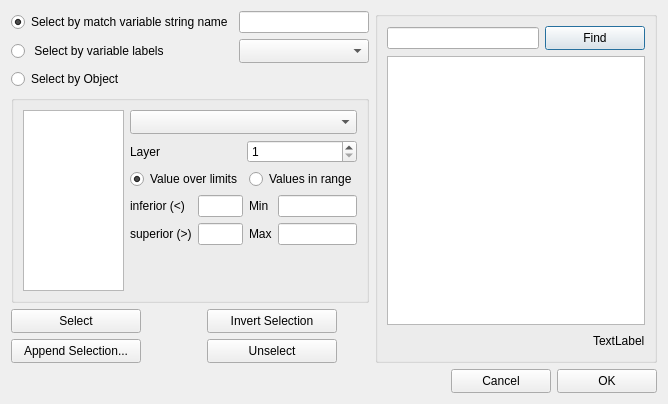
<?xml version="1.0" encoding="UTF-8"?>
<ui version="4.0">
 <class>VariableSelectorDialog</class>
 <widget class="QDialog" name="VariableSelectorDialog">
  <property name="geometry">
   <rect>
    <x>0</x>
    <y>0</y>
    <width>668</width>
    <height>404</height>
   </rect>
  </property>
  <property name="windowTitle">
   <string>Variable Selection...</string>
  </property>
  <layout class="QGridLayout" name="gridLayout_3">
   <item row="0" column="0" colspan="2">
    <widget class="QFrame" name="frame">
     <property name="frameShape">
      <enum>QFrame::NoFrame</enum>
     </property>
     <property name="frameShadow">
      <enum>QFrame::Raised</enum>
     </property>
     <layout class="QGridLayout" name="gridLayout_2">
      <property name="margin">
       <number>0</number>
      </property>
      <item row="0" column="0">
       <widget class="QRadioButton" name="selectbyregexpButton">
        <property name="text">
         <string>Select by match variable string name</string>
        </property>
        <property name="checked">
         <bool>true</bool>
        </property>
       </widget>
      </item>
      <item row="0" column="1">
       <widget class="QLineEdit" name="regexp"/>
      </item>
      <item row="1" column="0">
       <widget class="QRadioButton" name="selectbyvarlabelButton">
        <property name="text">
         <string> Select by variable labels</string>
        </property>
        <property name="checked">
         <bool>false</bool>
        </property>
       </widget>
      </item>
      <item row="1" column="1">
       <widget class="QComboBox" name="varlabelslst">
        <property name="sizePolicy">
         <sizepolicy hsizetype="Expanding" vsizetype="Fixed">
          <horstretch>0</horstretch>
          <verstretch>0</verstretch>
         </sizepolicy>
        </property>
        <property name="minimumSize">
         <size>
          <width>130</width>
          <height>24</height>
         </size>
        </property>
        <property name="maximumSize">
         <size>
          <width>16777215</width>
          <height>16777215</height>
         </size>
        </property>
        <property name="editable">
         <bool>false</bool>
        </property>
       </widget>
      </item>
      <item row="2" column="0">
       <widget class="QRadioButton" name="selectbyObj">
        <property name="text">
         <string>Select by Object </string>
        </property>
       </widget>
      </item>
     </layout>
    </widget>
   </item>
   <item row="0" column="2" rowspan="4">
    <widget class="QGroupBox" name="groupBox_2">
     <property name="minimumSize">
      <size>
       <width>234</width>
       <height>0</height>
      </size>
     </property>
     <property name="title">
      <string/>
     </property>
     <layout class="QGridLayout" name="gridLayout_9">
      <item row="2" column="2">
       <widget class="QLabel" name="selectedlabel">
        <property name="text">
         <string>TextLabel</string>
        </property>
       </widget>
      </item>
      <item row="0" column="1" colspan="2">
       <widget class="QPushButton" name="findButton">
        <property name="minimumSize">
         <size>
          <width>100</width>
          <height>24</height>
         </size>
        </property>
        <property name="maximumSize">
         <size>
          <width>100</width>
          <height>24</height>
         </size>
        </property>
        <property name="text">
         <string>Find</string>
        </property>
       </widget>
      </item>
      <item row="2" column="0" colspan="2">
       <spacer name="horizontalSpacer">
        <property name="orientation">
         <enum>Qt::Horizontal</enum>
        </property>
        <property name="sizeHint" stdset="0">
         <size>
          <width>128</width>
          <height>20</height>
         </size>
        </property>
       </spacer>
      </item>
      <item row="1" column="0" colspan="3">
       <widget class="QListView" name="varnamelistView">
        <property name="editTriggers">
         <set>QAbstractItemView::NoEditTriggers</set>
        </property>
        <property name="selectionMode">
         <enum>QAbstractItemView::MultiSelection</enum>
        </property>
       </widget>
      </item>
      <item row="0" column="0">
       <widget class="QLineEdit" name="searchline"/>
      </item>
     </layout>
    </widget>
   </item>
   <item row="1" column="0" colspan="2">
    <widget class="QGroupBox" name="objectGroupBox">
     <property name="title">
      <string/>
     </property>
     <layout class="QGridLayout" name="gridLayout">
      <item row="2" column="1" colspan="2">
       <layout class="QGridLayout" name="gridLayout_13">
        <item row="0" column="1">
         <layout class="QGridLayout" name="gridLayout_14">
          <item row="1" column="0">
           <layout class="QGridLayout" name="gridLayout_15">
            <item row="0" column="0">
             <widget class="QLabel" name="label_9">
              <property name="text">
               <string>Min</string>
              </property>
             </widget>
            </item>
            <item row="0" column="1">
             <widget class="QLineEdit" name="min"/>
            </item>
            <item row="1" column="0">
             <widget class="QLabel" name="label_10">
              <property name="text">
               <string>Max</string>
              </property>
             </widget>
            </item>
            <item row="1" column="1">
             <widget class="QLineEdit" name="max"/>
            </item>
           </layout>
          </item>
          <item row="0" column="0">
           <widget class="QRadioButton" name="valuerange">
            <property name="text">
             <string>Values in range</string>
            </property>
           </widget>
          </item>
         </layout>
        </item>
        <item row="0" column="0">
         <layout class="QGridLayout" name="gridLayout_16">
          <item row="0" column="0">
           <widget class="QRadioButton" name="valueinlimits">
            <property name="text">
             <string>Value over limits</string>
            </property>
            <property name="checked">
             <bool>true</bool>
            </property>
           </widget>
          </item>
          <item row="1" column="0">
           <layout class="QGridLayout" name="gridLayout_17">
            <item row="0" column="0">
             <widget class="QLabel" name="label_11">
              <property name="text">
               <string>inferior (&lt;)</string>
              </property>
             </widget>
            </item>
            <item row="0" column="1">
             <widget class="QLineEdit" name="limitinf"/>
            </item>
            <item row="1" column="0">
             <widget class="QLabel" name="label_12">
              <property name="text">
               <string>superior (&gt;)</string>
              </property>
             </widget>
            </item>
            <item row="1" column="1">
             <widget class="QLineEdit" name="limitsup"/>
            </item>
           </layout>
          </item>
         </layout>
        </item>
       </layout>
      </item>
      <item row="0" column="1" colspan="2">
       <widget class="QComboBox" name="variablelst">
        <property name="sizePolicy">
         <sizepolicy hsizetype="Expanding" vsizetype="Fixed">
          <horstretch>0</horstretch>
          <verstretch>0</verstretch>
         </sizepolicy>
        </property>
        <property name="minimumSize">
         <size>
          <width>130</width>
          <height>24</height>
         </size>
        </property>
        <property name="maximumSize">
         <size>
          <width>16777215</width>
          <height>16777215</height>
         </size>
        </property>
        <property name="editable">
         <bool>false</bool>
        </property>
       </widget>
      </item>
      <item row="0" column="0" rowspan="4">
       <widget class="QListView" name="objectlistView">
        <property name="editTriggers">
         <set>QAbstractItemView::NoEditTriggers</set>
        </property>
        <property name="selectionMode">
         <enum>QAbstractItemView::MultiSelection</enum>
        </property>
       </widget>
      </item>
      <item row="1" column="1">
       <widget class="QLabel" name="label_13">
        <property name="text">
         <string>Layer</string>
        </property>
       </widget>
      </item>
      <item row="3" column="2">
       <spacer name="verticalSpacer_2">
        <property name="orientation">
         <enum>Qt::Vertical</enum>
        </property>
        <property name="sizeHint" stdset="0">
         <size>
          <width>20</width>
          <height>43</height>
         </size>
        </property>
       </spacer>
      </item>
      <item row="1" column="2">
       <widget class="QSpinBox" name="objlayerBox">
        <property name="minimum">
         <number>1</number>
        </property>
        <property name="maximum">
         <number>999999999</number>
        </property>
       </widget>
      </item>
     </layout>
    </widget>
   </item>
   <item row="2" column="0">
    <widget class="QPushButton" name="selectButton">
     <property name="minimumSize">
      <size>
       <width>130</width>
       <height>24</height>
      </size>
     </property>
     <property name="maximumSize">
      <size>
       <width>130</width>
       <height>24</height>
      </size>
     </property>
     <property name="text">
      <string>Select</string>
     </property>
    </widget>
   </item>
   <item row="2" column="1">
    <widget class="QPushButton" name="invertselectButton">
     <property name="minimumSize">
      <size>
       <width>130</width>
       <height>24</height>
      </size>
     </property>
     <property name="maximumSize">
      <size>
       <width>100</width>
       <height>16777215</height>
      </size>
     </property>
     <property name="text">
      <string>Invert Selection</string>
     </property>
    </widget>
   </item>
   <item row="3" column="0">
    <widget class="QPushButton" name="appendselectionButton">
     <property name="minimumSize">
      <size>
       <width>130</width>
       <height>24</height>
      </size>
     </property>
     <property name="maximumSize">
      <size>
       <width>130</width>
       <height>24</height>
      </size>
     </property>
     <property name="text">
      <string>Append Selection...</string>
     </property>
    </widget>
   </item>
   <item row="3" column="1">
    <widget class="QPushButton" name="unselectButton">
     <property name="minimumSize">
      <size>
       <width>130</width>
       <height>24</height>
      </size>
     </property>
     <property name="maximumSize">
      <size>
       <width>130</width>
       <height>24</height>
      </size>
     </property>
     <property name="text">
      <string>Unselect</string>
     </property>
    </widget>
   </item>
   <item row="4" column="0" colspan="3">
    <layout class="QGridLayout" name="gridLayout_6">
     <item row="0" column="0">
      <spacer name="horizontalSpacer_3">
       <property name="orientation">
        <enum>Qt::Horizontal</enum>
       </property>
       <property name="sizeHint" stdset="0">
        <size>
         <width>86</width>
         <height>20</height>
        </size>
       </property>
      </spacer>
     </item>
     <item row="0" column="2">
      <widget class="QPushButton" name="okButton">
       <property name="minimumSize">
        <size>
         <width>100</width>
         <height>24</height>
        </size>
       </property>
       <property name="maximumSize">
        <size>
         <width>100</width>
         <height>24</height>
        </size>
       </property>
       <property name="text">
        <string>OK</string>
       </property>
      </widget>
     </item>
     <item row="0" column="1">
      <widget class="QPushButton" name="cancelButton">
       <property name="minimumSize">
        <size>
         <width>100</width>
         <height>24</height>
        </size>
       </property>
       <property name="maximumSize">
        <size>
         <width>100</width>
         <height>24</height>
        </size>
       </property>
       <property name="text">
        <string>Cancel</string>
       </property>
      </widget>
     </item>
    </layout>
   </item>
  </layout>
  <zorder>frame</zorder>
  <zorder>groupBox_2</zorder>
  <zorder>objectGroupBox</zorder>
  <zorder>selectButton</zorder>
  <zorder>appendselectionButton</zorder>
  <zorder>invertselectButton</zorder>
  <zorder>unselectButton</zorder>
 </widget>
 <resources/>
 <connections/>
</ui>
